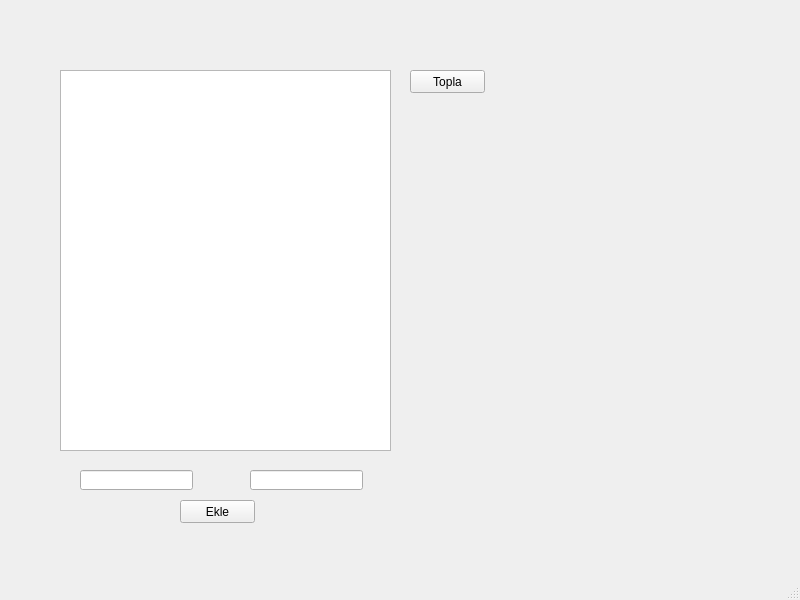
<?xml version="1.0" encoding="UTF-8"?>
<ui version="4.0">
 <class>MainWindow</class>
 <widget class="QMainWindow" name="MainWindow">
  <property name="geometry">
   <rect>
    <x>0</x>
    <y>0</y>
    <width>800</width>
    <height>600</height>
   </rect>
  </property>
  <property name="windowTitle">
   <string>MainWindow</string>
  </property>
  <widget class="QWidget" name="centralwidget">
   <widget class="QTableView" name="tv">
    <property name="geometry">
     <rect>
      <x>60</x>
      <y>70</y>
      <width>331</width>
      <height>381</height>
     </rect>
    </property>
   </widget>
   <widget class="QLineEdit" name="txt1">
    <property name="geometry">
     <rect>
      <x>80</x>
      <y>470</y>
      <width>113</width>
      <height>20</height>
     </rect>
    </property>
   </widget>
   <widget class="QLineEdit" name="txt2">
    <property name="geometry">
     <rect>
      <x>250</x>
      <y>470</y>
      <width>113</width>
      <height>20</height>
     </rect>
    </property>
   </widget>
   <widget class="QPushButton" name="btnekle">
    <property name="geometry">
     <rect>
      <x>180</x>
      <y>500</y>
      <width>75</width>
      <height>23</height>
     </rect>
    </property>
    <property name="text">
     <string>Ekle</string>
    </property>
   </widget>
   <widget class="QPushButton" name="btnTopla">
    <property name="geometry">
     <rect>
      <x>410</x>
      <y>70</y>
      <width>75</width>
      <height>23</height>
     </rect>
    </property>
    <property name="text">
     <string>Topla</string>
    </property>
   </widget>
  </widget>
  <widget class="QMenuBar" name="menubar">
   <property name="geometry">
    <rect>
     <x>0</x>
     <y>0</y>
     <width>800</width>
     <height>21</height>
    </rect>
   </property>
  </widget>
  <widget class="QStatusBar" name="statusbar"/>
 </widget>
 <resources/>
 <connections/>
</ui>
